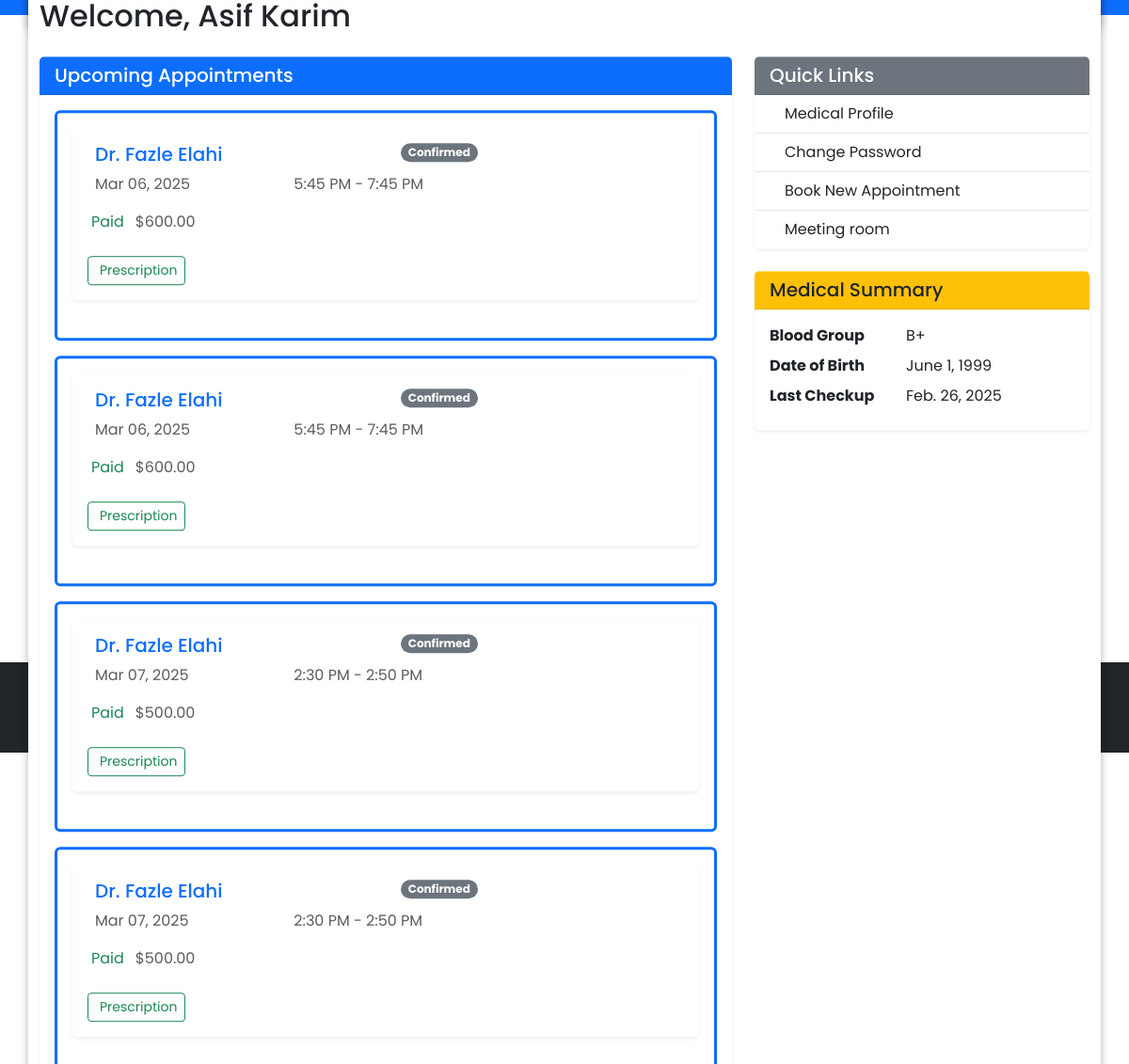
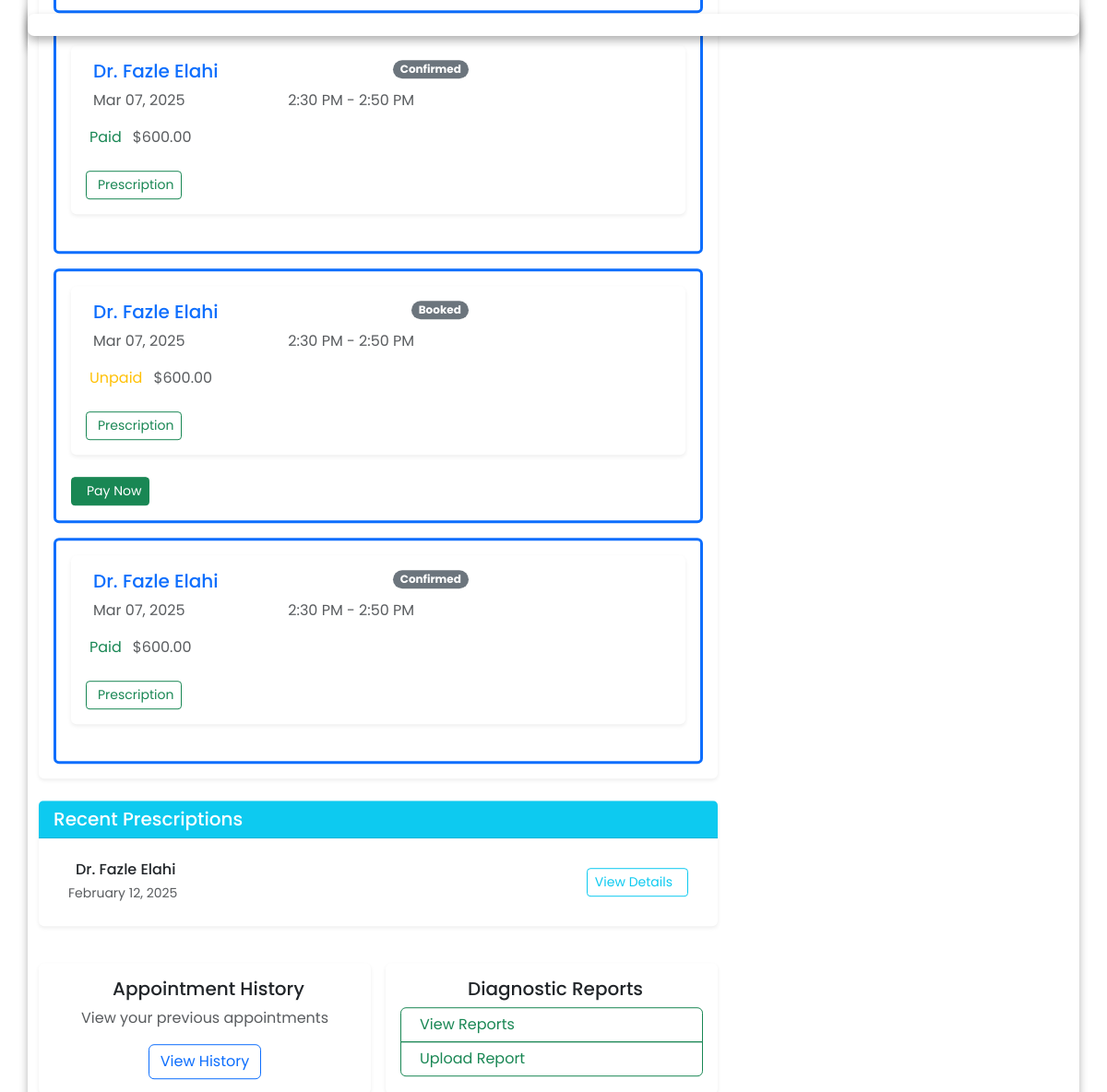
The page /patient-dashboard/ (signed in) on the database its author committed (2 pictures, top to bottom).
### hospital/models.py (models this page shows, shortened)
class Appointment(models.Model):
    APPOINTMENT_STATUS_CHOICES = (
        ('booked', 'Booked'),
        ('confirmed', 'Confirmed'),
        ('completed', 'Completed'),
        ('canceled', 'Canceled')
    )
    patient = models.ForeignKey(Patient, on_delete=models.CASCADE, related_name='appointments')
    slot = models.ForeignKey(AppointmentSlot, on_delete=models.CASCADE)
    status = models.CharField(max_length=20, choices=APPOINTMENT_STATUS_CHOICES, default='booked')
    consultation_fee = models.DecimalField(max_digits=10, decimal_places=2)
    start_time = models.TimeField()
    end_time = models.TimeField()
    payment_status = models.BooleanField(default=False)
    payment_timestamp = models.DateTimeField(null=True, blank=True)
    transaction_id = models.CharField(max_length=255, unique=True, blank=True, null=True)

class AppointmentSlot(models.Model):
    doctor = models.ForeignKey(Doctor, on_delete=models.CASCADE, related_name='appointment_slots')
    room = models.IntegerField(default=101)
    day = models.OneToOneField(Day, on_delete=models.CASCADE)
    start_time = models.TimeField()
    end_time = models.TimeField()
    date = models.DateField()
    decider1 = models.TimeField(default=time(0, 0))
    decider2 = models.TimeField(default=time(0, 10))
    is_available = models.BooleanField(default=True)

class Doctor(models.Model):
    user = models.OneToOneField(User, on_delete=models.CASCADE, related_name='doctor_profile')
    specialization = models.ManyToManyField(Specialization, blank=True, related_name='doctor_specialization')
    qualifications = models.TextField(blank=True)
    experience = models.IntegerField(blank=True, default=0)
    consultation_fee = models.DecimalField(max_digits=10, decimal_places=2, default=500)
    is_active = models.BooleanField(default=True)
    profile_picture = models.ImageField(upload_to="doctor_profile/", default='default_profile_pic.jpg')

class User(AbstractUser):
    USER_TYPE_CHOICES = (
        ('admin', 'Admin'),
        ('doctor', 'Doctor'),
        ('patient', 'Patient')
    )
    user_type = models.CharField(max_length=10, choices=USER_TYPE_CHOICES)
    phone_number = models.CharField(max_length=15, blank=True, null=True)
    groups = models.ManyToManyField(
        'auth.Group',
        verbose_name='groups',
        blank=True,
        help_text='The groups this user belongs to. A user will get all permissions granted to each of their groups.',
        related_name='custom_user_set',  # Changed from user_set
        related_query_name='custom_user'
    )
    user_permissions = models.ManyToManyField(
        'auth.Permission',
        verbose_name='user permissions',
        blank=True,
        help_text='Specific permissions for this user.',
        related_name='custom_user_set',  # Changed from user_set
        related_query_name='custom_user'
    )

class Prescription(models.Model):
    appointment = models.OneToOneField(Appointment, on_delete=models.CASCADE, related_name='prescription')
    prescription_text = models.TextField()
    additional_notes = models.TextField(blank=True)
    created_at = models.DateTimeField(auto_now_add=True)
    email_sent = models.BooleanField(default=False)
    def __str__(self):
        return f"Prescription for {self.appointment.patient.user.get_full_name()}"

class Patient(models.Model):
    user = models.OneToOneField(User, on_delete=models.CASCADE, related_name='patient')
    date_of_birth = models.DateField(null=True, blank=True)
    blood_group = models.CharField(max_length=250, null=True, blank=True)
    gender = models.CharField(max_length=10, choices=[
        ('male', 'Male'),
        ('female', 'Female'),
        ('other', 'Other')
    ])
    medical_history = models.TextField(blank=True)
    last_checkup = models.DateField(null=True, blank=True)

### hospital/views.py (the view)
# urls.py: path('patient-dashboard/', views.patient_dashboard, name='patient_dashboard'),
@patient_required
def patient_dashboard(request):
    patient = Patient.objects.get(user=request.user)
    appointments = Appointment.objects.filter(
        patient=patient,
        slot__start_time__gte=timezone.now().replace(hour=0, minute=0, second=0)
        ).order_by('slot__date', 'slot__start_time')
    prescriptions = []
    for appointment in appointments:
        prescriptions.append(Prescription.objects.filter(appointment=appointment))
    print(prescriptions)
    return render(request, 'patient_dashboard.html', {"appointments":appointments, "prescriptions":prescriptions, "patient_id":patient.id, "user_id":patient.user.id, "date":datetime.today()})

### templates/patient_dashboard.html (shortened to what this page needs)
{% extends 'base.html' %}
{% block content %}
<div class="container py-5">
    <h2 class="mb-4">Welcome, {{ request.user.get_full_name }}</h2>
    <div class="row g-4">
        <div class="col-lg-8">
            <div class="card shadow-sm border-0">
                <div class="card-header bg-primary text-white">
                    <h5 class="card-title mb-0">Upcoming Appointments</h5>
                </div>
                <div class="card-body">
                    {% if appointments %}
                        <div class="row g-3">
                            {% for appointment in appointments %}
                                {% if appointment.status == "booked" or appointment.status == "confirmed" %}
                                <div class="col-12">
                                    <div class="card border-start border-3 border-primary">
                                        <div class="card-body">
                                            {% include 'appointment_card.html' with appointment=appointment %}
                                            {% if not appointment.payment_status %}
                                            <div class="mt-3">
                                                <a href="{% url 'initiate_payment' appointment.id %}"
                                                   class="btn btn-sm btn-success">
                                                   Pay Now
                                                </a>
                                            </div>
                                            {% endif %}
                                        </div>
                                    </div>
                                </div>
                                {% endif %}
                            {% endfor %}
                        </div>
                    {% endif %}
                </div>
            </div>
            <div class="card shadow-sm border-0 mt-4">
                <div class="card-header bg-info text-white">
                    <h5 class="card-title mb-0">Recent Prescriptions</h5>
                </div>
                <div class="card-body">
                    {% if prescriptions %}
                        <div class="list-group">
                            {% for i in prescriptions %}
                                {% for prescription in i %}
                                <div class="list-group-item border-0">
                                    <div class="d-flex justify-content-between align-items-center">
                                        <div>
                                            <h6 class="mb-1">
                                                Dr. {{ prescription.appointment.slot.doctor.user.get_full_name }}
                                            </h6>
                                            <small class="text-muted">
                                                {{ prescription.created_at|date:"F j, Y" }}
                                            </small>
                                        </div>
                                        {% if prescription.appointment.id %}
                                        <a href="{% url 'prescription_detail' prescription.appointment.id %}"
                                           class="btn btn-sm btn-outline-info">
                                           View Details
                                        </a>
                                        {% endif %}
                                    </div>
                                </div>
                                {% endfor %}
                            {% endfor %}
                        </div>
                    {% else %}
                        <div class="text-center py-4">
                            <p class="text-muted">No recent prescriptions</p>
                        </div>
                    {% endif %}
                </div>
            </div>
            <div class="row g-3 mt-4">
                <div class="col-md-6">
                    <div class="card shadow-sm border-0 h-100">
                        <div class="card-body text-center">
                            <h5 class="card-title">
                                Appointment History
                            </h5>
                            <p class="text-muted">View your previous appointments</p>
                            <a href="{% url 'appointment_prescription_history' patient_id %}"
                               class="btn btn-outline-primary">
                               View History
                            </a>
                        </div>
                    </div>
                </div>
                <div class="col-md-6">
                    <div class="card shadow-sm border-0 h-100">
                        <div class="card-body text-center">
                            <h5 class="card-title">
                                Diagnostic Reports
                            </h5>
                            <div class="btn-group-vertical w-100">
                                <a href="{% url 'report_view' user.id %}"
                                   class="btn btn-outline-success text-start">
                                   View Reports
                                </a>
                                <a href="{% url 'upload_report' %}"
                                   class="btn btn-outline-success text-start">
                                   Upload Report
                                </a>
                            </div>
                        </div>
                    </div>
                </div>
            </div>
        </div>
        <div class="col-lg-4">
            <div class="card shadow-sm border-0">
                <div class="card-header bg-secondary text-white">
                    <h5 class="card-title mb-0">Quick Links</h5>
                </div>
                <div class="list-group list-group-flush">
                    <a href="{% url 'patient_profile' user_id %}"
                       class="list-group-item list-group-item-action d-flex align-items-center">
                       Medical Profile
                    </a>
                    <a href="{% url 'update_password' %}"
                       class="list-group-item list-group-item-action d-flex align-items-center">
                       Change Password
                    </a>
                    <a href="{% url 'doctor_list' %}"
                       class="list-group-item list-group-item-action d-flex align-items-center">
                       Book New Appointment
                    </a>
                    <a href="{% url 'dashboard' %}"
                       class="list-group-item list-group-item-action d-flex align-items-center">
                       Meeting room
                    </a>
                </div>
            </div>
            <div class="card shadow-sm border-0 mt-4">
                <div class="card-header bg-warning text-dark">
                    <h5 class="card-title mb-0">Medical Summary</h5>
                </div>
                <div class="card-body">
                    <dl class="row mb-0">
                        <dt class="col-sm-5">Blood Group</dt>
                        <dd class="col-sm-7">{{ user.patient.blood_group }}</dd>
                        <dt class="col-sm-5">Date of Birth</dt>
                        <dd class="col-sm-7">{{ user.patient.date_of_birth }}</dd>
                        <dt class="col-sm-5">Last Checkup</dt>
                        {% if user.patient.last_checkup %}
                            <dd class="col-sm-7">{{ user.patient.last_checkup }}</dd>
                        {% else %}
                            <dd class="col-sm-7">-</dd>
                        {% endif %}
                    </dl>
                </div>
            </div>
        </div>
    </div>
</div>
{% endblock %}

### templates/appointment_card.html (shortened to what this page needs)
<div class="card border-0 shadow-sm mb-4 hover-shadow">
    <div class="card-body p-3">
        <div class="row align-items-center">
            <div class="col-md-8">
                <div class="d-flex flex-column gap-2">
                    <div class="d-flex justify-content-between align-items-start">
                        <h5 class="card-title mb-0 text-primary">
                            {% if user.user_type == 'doctor' %}
                            <i class="bi bi-person-heart me-2"></i>{{ appointment.patient.user.get_full_name }}
                            {% else %}
                            Dr. {{ appointment.slot.doctor.user.get_full_name }}
                            {% endif %}
                        </h5>
                        <span class="badge bg-{% if appointment.status == 'CONFIRMED' %}success{% else %}secondary{% endif %} rounded-pill">
                            {{ appointment.status|title }}
                        </span>
                    </div>
                    <div class="row g-2">
                        <div class="col-6">
                            <div class="d-flex align-items-center gap-2 text-muted">
                                {{ appointment.slot.date|date:"M d, Y" }}
                            </div>
                        </div>
                        <div class="col-6">
                            <div class="d-flex align-items-center gap-2 text-muted">
                                {{ appointment.slot.start_time|time:"g:i A" }} - {{ appointment.slot.end_time|time:"g:i A" }}
                            </div>
                        </div>
                    </div>
                    <div class="d-flex flex-wrap gap-2 mt-2">
                        <div class="d-flex align-items-center gap-1 {% if appointment.payment_status %}text-success{% else %}text-warning{% endif %}">
                            {{ appointment.payment_status|yesno:"Paid,Unpaid" }}
                        </div>
                        <div class="d-flex align-items-center gap-1 text-muted">
                            ${{ appointment.consultation_fee }}
                        </div>
                    </div>
                    <div class="d-flex flex-wrap gap-2 mt-3">
                        <a href="{% url 'prescription_detail' appointment.id %}"
                           class="btn btn-sm btn-outline-success d-flex align-items-center gap-1">
                           Prescription
                        </a>
                    </div>
                </div>
            </div>
        </div>
    </div>
</div>

### rows shown on the page
Appointment: slot.doctor.user.get_full_name "Fazle Elahi", status "Confirmed", slot "Mar 06, 2025", slot.start_time "5:45 PM", slot.end_time "7:45 PM", payment_status "Paid", consultation_fee "600.00"
Appointment: slot.doctor.user.get_full_name "Fazle Elahi", status "Confirmed", slot "Mar 06, 2025", slot.start_time "5:45 PM", slot.end_time "7:45 PM", payment_status "Paid", consultation_fee "600.00"
Appointment: slot.doctor.user.get_full_name "Fazle Elahi", status "Confirmed", slot "Mar 07, 2025", slot.start_time "2:30 PM", slot.end_time "2:50 PM", payment_status "Paid", consultation_fee "500.00"
Appointment: slot.doctor.user.get_full_name "Fazle Elahi", status "Confirmed", slot "Mar 07, 2025", slot.start_time "2:30 PM", slot.end_time "2:50 PM", payment_status "Paid", consultation_fee "500.00"
Appointment: slot.doctor.user.get_full_name "Fazle Elahi", status "Confirmed", slot "Mar 07, 2025", slot.start_time "2:30 PM", slot.end_time "2:50 PM", payment_status "Paid", consultation_fee "600.00"
Appointment: slot.doctor.user.get_full_name "Fazle Elahi", status "Booked", slot "Mar 07, 2025", slot.start_time "2:30 PM", slot.end_time "2:50 PM", payment_status "Unpaid", consultation_fee "600.00", shows "Pay Now"
Appointment: slot.doctor.user.get_full_name "Fazle Elahi", status "Confirmed", slot "Mar 07, 2025", slot.start_time "2:30 PM", slot.end_time "2:50 PM", payment_status "Paid", consultation_fee "600.00"
Prescription: appointment.slot.doctor.user.get_full_name "Fazle Elahi", created_at "February 12, 2025", shows "View Details"
User: patient.blood_group "B+", patient.date_of_birth "June 1, 1999", patient.last_checkup "Feb. 26, 2025"
